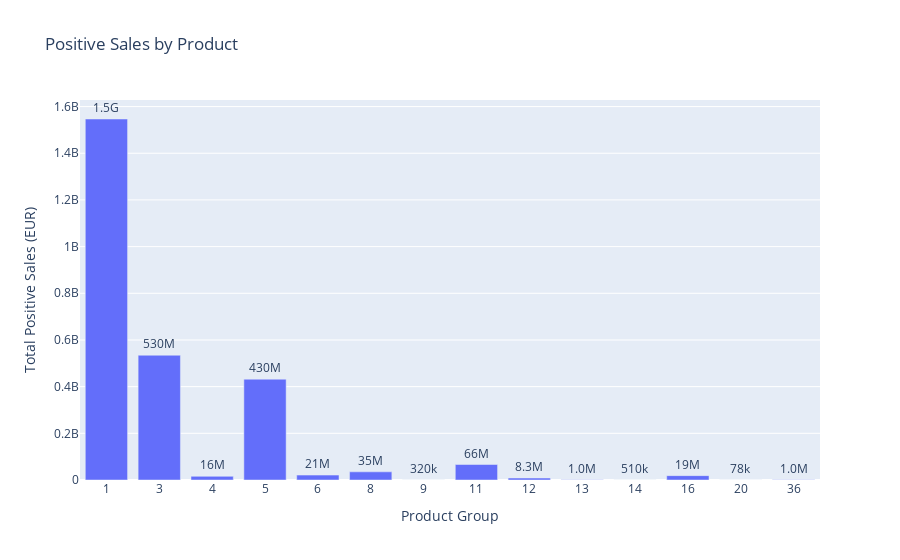

Notebook code for this chart:
### Markdown cell above
The huge investment in the first days of the month aligns with companies behavior,

### Code cell
grouped_positive_sales_product= positive_sales.groupby('Mapped_GCK')['Sales_EUR'].sum().reset_index()

plot_sales_by_product(grouped_positive_sales_product, 'Mapped_GCK', 'Sales_EUR', 'Positive Sales by Product', 'Product Group', 'Total Positive Sales (EUR)')

### Figure 1 — Plotly figure (JSON) as saved in the notebook; plotly's stock layout.template omitted (floating-point values rounded to 4 significant figures)
{"data": [{"alignmentgroup": "True", "hovertemplate": "Product Group=%{x}<br>Total Positive Sales (EUR)=%{text}<extra></extra>", "legendgroup": "", "marker": {"color": "#636efa", "pattern": {"shape": ""}}, "name": "", "offsetgroup": "", "orientation": "v", "showlegend": false, "text": [1547000000.0, 534600000.0, 15740000.0, 432000000.0, 21060000.0, 34950000.0, 318800.0, 66420000.0, 8295000.0, 1009000.0, 507000.0, 18680000.0, 78370.0, 1012000.0], "textposition": "outside", "texttemplate": "%{text:.2s}", "type": "bar", "x": [1, 3, 4, 5, 6, 8, 9, 11, 12, 13, 14, 16, 20, 36], "xaxis": "x", "y": [1547000000.0, 534600000.0, 15740000.0, 432000000.0, 21060000.0, 34950000.0, 318800.0, 66420000.0, 8295000.0, 1009000.0, 507000.0, 18680000.0, 78370.0, 1012000.0], "yaxis": "y"}], "layout": {"barmode": "relative", "legend": {"tracegroupgap": 0}, "title": {"text": "Positive Sales by Product"}, "xaxis": {"anchor": "y", "domain": [0, 1], "tickmode": "linear", "title": {"text": "Product Group"}, "type": "category"}, "yaxis": {"anchor": "x", "domain": [0, 1], "title": {"text": "Total Positive Sales (EUR)"}}}}
